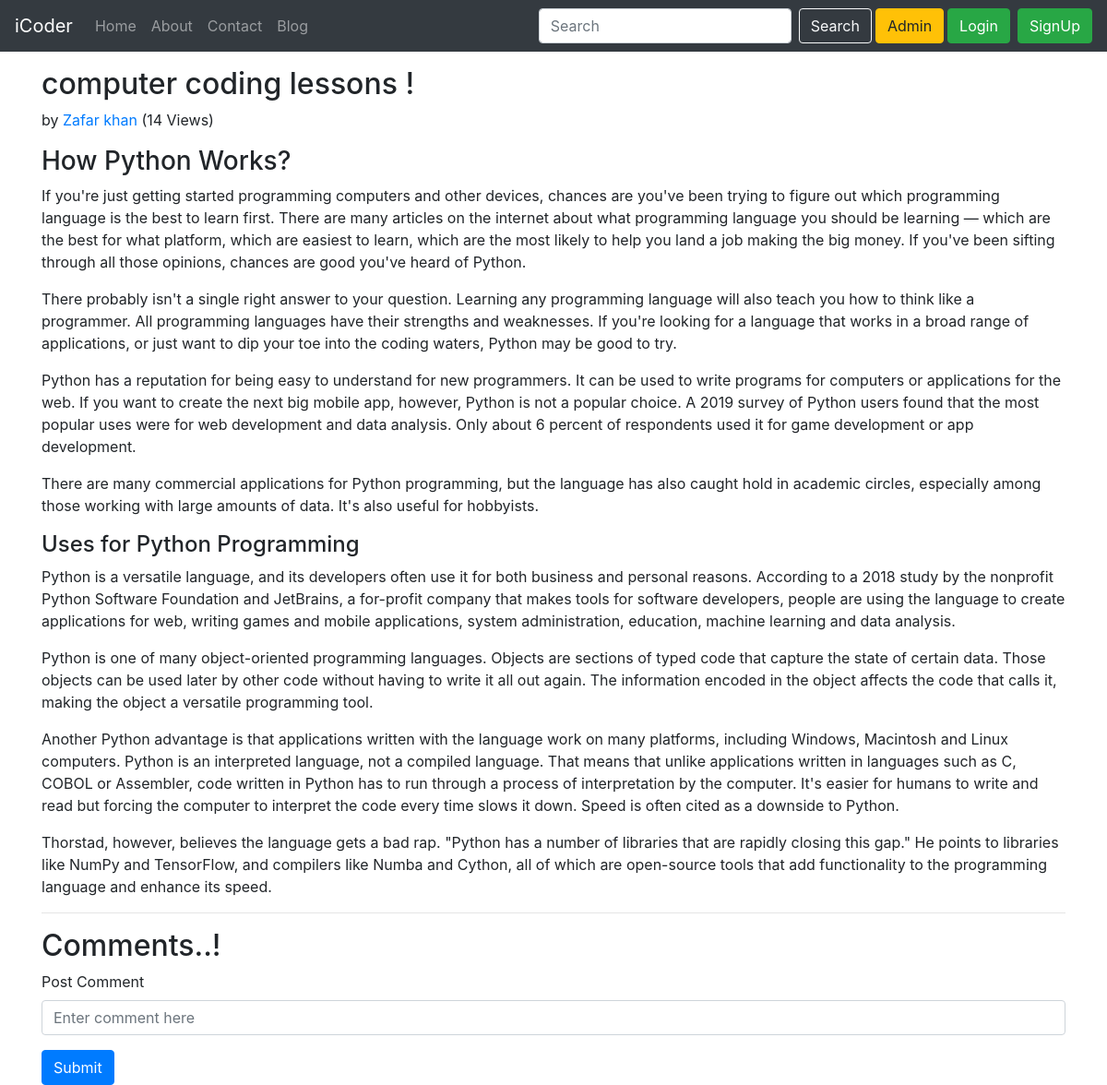
/blog/test-Blog, run on the app's committed database.
### blog/models.py (models this page shows, shortened)
class post(models.Model):
    sno = models.AutoField(primary_key=True)
    title = models.CharField(max_length=50)
    author = models.CharField(max_length=13)
    slug = models.CharField(max_length=130)
    content= models.TextField()
    views = models.IntegerField(default=0)
    images = models.ImageField(upload_to='')
    Timestamp = models.DateTimeField(blank=True)

### blog/views.py (the view)
# urls.py: path("<str:slug>", views.blogPost, name="blogPost"),
def blogPost(request, slug):
    Post = post.objects.filter(slug=slug).first()
    Post.views = Post.views + 1
    Post.save()
    context ={"Post":Post}
    return render(request , "blog/blogPost.html" , context)

### templates/blog/blogPost.html (shortened to what this page needs)
{% extends 'base.html' %}
{% block body %}
<div class="container my-3">
  <div class="blog-post">
          <h2 class="blog-post-title">{{Post.title}}</h2>
          <p class="blog-post-meta">{{Post.timeStamp}} by <a href="/blog">{{Post.author}}</a> (<span>{{Post.views}} Views</span>)</p>
          <p>{{Post.content|safe}}</p>
          <hr>
        </div>
        </div>
        <div class="container">
          <h2> Comments..!</h2>
          <form action="/blog/postComment" method="post">
              <div class="form-group">
                  <label for="exampleInputEmail1">Post Comment </label>
                  <input type="text" class="form-control" name="comment" placeholder="Enter comment here">
              </div>
              <button type="submit" class="btn btn-primary">Submit</button>
          </form>
        </div>
  {% endblock body %}

### data on the page
post: title "computer coding lessons !", author "Zafar khan", views "14", content "How Python Works? If you're just getting started programming computers and other devices, chances are you've been trying to figure out which programming language is the best to learn first. There are many articles on the internet about what programming language you should be learning — which are the best for what platform, which are easiest to learn, which are the most likely to help you land a job making the big money. If you've been sifting through all those opinions, chances are good you've heard of Python. There probably isn't a single right answer to your question. Learning any programming language will also teach you how to think like a programmer. All programming languages have their…"
